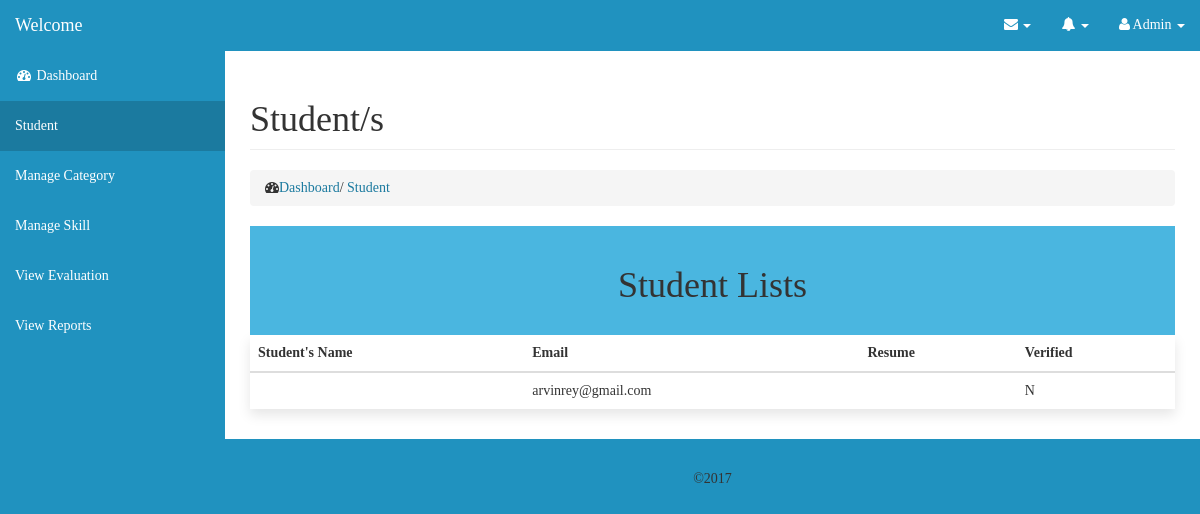
/final1/admin/students/index.php, run on an earlier commit of the app's database.
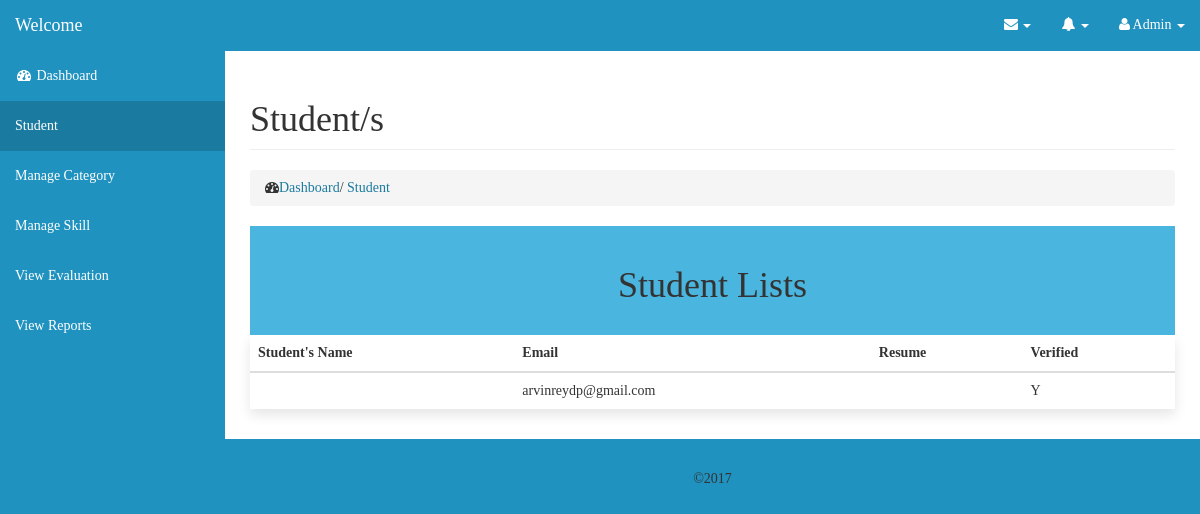
And on a later commit of the database.
### tables this page shows
CREATE TABLE IF NOT EXISTS `account` (
  `account_id` int(11) NOT NULL AUTO_INCREMENT,
  `type_id` int(11) NOT NULL,
  `username` varchar(255) DEFAULT NULL,
  `password` varchar(255) DEFAULT NULL,
  `contact_number` varchar(15) NOT NULL,
  `email` varchar(250) NOT NULL,
  `verify` varchar(3) NOT NULL DEFAULT 'N',
  `token` varchar(250) NOT NULL,
  PRIMARY KEY (`account_id`),
  KEY `fk_ACCOUNT_TYPE1_idx` (`type_id`)
);

### final1/admin/students/index.php (the view, shortened to what this page needs)
<?php
   $pageTitle = "Student";
   include '../inc/database.php';
   include '../inc/head.php';
   include '../inc/nav.php';
   if($_GET['v'] == 'y'){
     $query = $db->query("SELECT * FROM `account` WHERE `type_id` = 2 AND `verify` = 'y'");
   } elseif($_GET['v'] == 'n') {
     $query = $db->query("SELECT * FROM `account` WHERE `type_id` = 2 AND `verify` = 'n'");
   } else {
     $result = $db->query("SELECT * FROM `account` where `type_id` = 2");
   }
?>
<div id="page-wrapper">
            <div class="container-fluid">
                <div class="row">
                    <div class="col-lg-12">
                        <h1 class="page-header">
                            Student/s
                        </h1>
                        <ol class="breadcrumb">
                            <li>
                                <i class="fa fa-dashboard"></i><a id="breadcrumb-link" href="<?php echo BASE_URL;?>admin/">Dashboard</a>/
                                <a id="breadcrumb-link" href="<?php echo BASE_URL;?>admin/students/">Student</a>
                            </li>
                        </ol>
                    </div>
                </div>
                <div class="row">
                   <div class="col-lg-12 table-responsive">
                       <div id="current-student" class="col-sm-12">
                          <h1>Student Lists</h1>
                       </div>
                       <table class="table table-hover manage-student">
                           <thead>
                              <th>Student's Name</th>
                              <th>Email</th>
                              <th>Resume</th>
                              <th>Verified</th>
                           </thead>
                           <tbody>
                              <?php if($_GET['v'] == 'y'){ while($rows = $query->fetch()){?>
                               <tr>
                                 <td><?php echo $rows['firstname'].' '.$rows['last_name'];?></td>
                                 <td><?php echo $rows['email']; ?></td>
                                 <td><a style="color: #5cb85c;"><?php echo $rows['resume']; ?></a></td>
                                 <td><?php echo $rows['verify']; ?></td>
                               </tr>
                              <?php }} else { while($rows = $result->fetch()){?>
                              <tr>
                                 <td><?php echo $rows['firstname'].' '.$rows['last_name'];?></td>
                                 <td><?php echo $rows['email']; ?></td>
                                 <td><a style="color: #5cb85c;"><?php echo $rows['resume']; ?></a></td>
                                 <td><?php echo $rows['verify']; ?></td>
                               </tr>
                              <?php }}?>
                           </tbody>
                       </table>
                   </div>
                </div>
            </div>
</div>
<?php include '../inc/footer.php';?>

### final1/admin/inc/head.php (shortened to what this page needs)
<!DOCTYPE html>
<html lang="en">
<head>
    <link href="<?php echo BASE_URL;?>admin/resources/bootstrap/css/bootstrap.min.css" rel="stylesheet">
    <link href="<?php echo BASE_URL;?>admin/resources/bootstrap/css/sb-admin.css" rel="stylesheet">
    <link href="<?php echo BASE_URL;?>admin/resources/bootstrap/css/plugins/morris.css" rel="stylesheet">
    <link href="<?php echo BASE_URL;?>admin/resources/bootstrap/font-awesome/css/font-awesome.min.css" rel="stylesheet" type="text/css">
    <link href="<?php echo BASE_URL;?>admin/resources/bootstrap/css/w3-theme.css" rel="stylesheet" type="text/css">
    <link href="<?php echo BASE_URL;?>admin/resources/bootstrap/css/styles.css" rel="stylesheet" type="text/css">
</head>
<body>
    <div id="wrapper">

### final1/admin/inc/nav.php (shortened to what this page needs)
<nav class="navbar navbar-fixed-top" role="navigation">
    <div class="navbar-header">
        <a id="navbar-brand" class="navbar-brand" href="<?php echo BASE_URL;?>admin/">Welcome <?php echo $_SESSION['user'];?></a>
    </div>
    <ul class="nav navbar-right top-nav">
        <li class="dropdown">
            <a href="#" class="dropdown-toggle" data-toggle="dropdown"><i class="fa fa-envelope"></i> <b class="caret"></b></a>
        </li>
        <li class="dropdown">
            <a href="#" class="dropdown-toggle" data-toggle="dropdown"><i class="fa fa-bell"></i> <b class="caret"></b></a>
        </li>
        <li class="dropdown">
            <a href="#" class="dropdown-toggle" data-toggle="dropdown"><i class="fa fa-user"></i> Admin <b class="caret"></b></a>
        </li>
    </ul>
    <div class="collapse navbar-collapse navbar-ex1-collapse">
        <ul class="nav navbar-nav side-nav">
            <li style="<?php if($pageTitle == 'Dashboard'){echo 'background-color: #1b7a9f;';} ?>">
                <a style="color: white;" id="side-nav-link" href="<?php echo BASE_URL;?>admin/"><i class="fa fa-fw fa-dashboard"></i> Dashboard</a>
            </li>
            <li style="<?php if($pageTitle == 'Student'){echo 'background-color: #1b7a9f;';} ?>">
                <a style="color: white;" id="side-nav-link" href="<?php echo BASE_URL;?>admin/students/"><i></i>Student</a>
            </li>
            <li style="<?php if($pageTitle == 'Manage Category' OR $pageTitle == 'Add New Category'){echo 'background-color: #1b7a9f;';} ?>">
                <a style="color: white;" id="side-nav-link" href="<?php echo BASE_URL;?>admin/manage-category/"><i></i>Manage Category</a>
            </li>
            <li style="<?php if($pageTitle == 'Manage Skill' OR $pageTitle == 'Add New Skill'){echo 'background-color: #1b7a9f;';} ?>">
                <a style="color: white;" id="side-nav-link" href="<?php echo BASE_URL;?>admin/manage-skill/"><i></i>Manage Skill</a>
            </li>
            <li style="<?php if($pageTitle == 'View Evaluation'){echo 'background-color: #1b7a9f;';} ?>">
                <a style="color: white;" id="side-nav-link" href="<?php echo BASE_URL;?>admin/view-evaluation/"><i></i>View Evaluation</a>
            </li>
            <li style="<?php if($pageTitle == 'View Reports'){echo 'background-color: #1b7a9f;';} ?>">
                <a style="color: white;" id="side-nav-link" href="<?php echo BASE_URL;?>admin/view-reports/"><i></i>View Reports</a>
            </li>
        </ul>
    </div>
</nav>

### final1/admin/inc/footer.php
<div class="col-sm-12" style="padding: 30px;text-align: center;">
        <p>&copy<?php echo date('Y');?></p>
</div>
</body>
</html>

What changed in the data, as far as the page shows it:
changed account: email "arvinrey@gmail.com" → "arvinreydp@gmail.com"; verify "N" → "Y"
